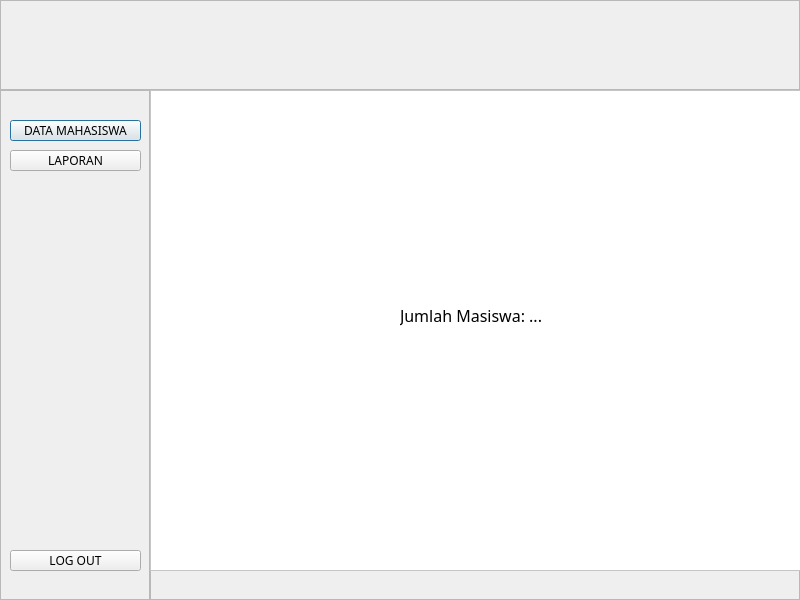
<?xml version="1.0" encoding="UTF-8"?>
<ui version="4.0">
 <class>Dialog</class>
 <widget class="QDialog" name="Dialog">
  <property name="geometry">
   <rect>
    <x>0</x>
    <y>0</y>
    <width>800</width>
    <height>600</height>
   </rect>
  </property>
  <property name="windowTitle">
   <string>Dialog</string>
  </property>
  <widget class="QFrame" name="frame">
   <property name="geometry">
    <rect>
     <x>0</x>
     <y>0</y>
     <width>800</width>
     <height>600</height>
    </rect>
   </property>
   <property name="styleSheet">
    <string notr="true"/>
   </property>
   <property name="frameShape">
    <enum>QFrame::StyledPanel</enum>
   </property>
   <property name="frameShadow">
    <enum>QFrame::Raised</enum>
   </property>
   <widget class="QFrame" name="frame_2">
    <property name="geometry">
     <rect>
      <x>0</x>
      <y>0</y>
      <width>800</width>
      <height>90</height>
     </rect>
    </property>
    <property name="frameShape">
     <enum>QFrame::StyledPanel</enum>
    </property>
    <property name="frameShadow">
     <enum>QFrame::Raised</enum>
    </property>
    <widget class="QLabel" name="label">
     <property name="geometry">
      <rect>
       <x>0</x>
       <y>0</y>
       <width>800</width>
       <height>90</height>
      </rect>
     </property>
     <property name="styleSheet">
      <string notr="true">border-image: url(:/images/img/header.png);</string>
     </property>
     <property name="text">
      <string/>
     </property>
    </widget>
   </widget>
   <widget class="QFrame" name="frame_3">
    <property name="geometry">
     <rect>
      <x>0</x>
      <y>90</y>
      <width>150</width>
      <height>511</height>
     </rect>
    </property>
    <property name="frameShape">
     <enum>QFrame::StyledPanel</enum>
    </property>
    <property name="frameShadow">
     <enum>QFrame::Raised</enum>
    </property>
    <widget class="QLabel" name="label_2">
     <property name="geometry">
      <rect>
       <x>0</x>
       <y>0</y>
       <width>150</width>
       <height>511</height>
      </rect>
     </property>
     <property name="styleSheet">
      <string notr="true">border-image: url(:/images/img/Navbar.png);</string>
     </property>
     <property name="text">
      <string/>
     </property>
    </widget>
    <widget class="QPushButton" name="dmahasiswabtn">
     <property name="geometry">
      <rect>
       <x>10</x>
       <y>30</y>
       <width>131</width>
       <height>21</height>
      </rect>
     </property>
     <property name="font">
      <font>
       <family>Poppins</family>
       <pointsize>9</pointsize>
       <weight>50</weight>
       <italic>false</italic>
       <bold>false</bold>
      </font>
     </property>
     <property name="styleSheet">
      <string notr="true">font: 9pt &quot;Poppins&quot;;

QPushButton #pushButton {
    background-color: qlineargradient(
        spread:pad, 
        x1:0, y1:0, 
        x2:1, y2:0, 
        stop:0 rgba(11, 131, 120, 219), 
        stop:1 rgba(85, 98, 112, 226)
    );
    color: rgba(255, 255, 255, 210);
    border-radius: 5px;
    border: none;
}

QPushButton #pushButton:hover {
    background-color: qlineargradient(
        spread:pad, 
        x1:0, y1:0, 
        x2:1, y2:0, 
        stop:0 rgba(150, 123, 111, 219), 
        stop:1 rgba(85, 81, 84, 226)
    );
}

QPushButton #pushButton:pressed {
    padding-left: 5px;
    padding-top: 5px;
    background-color: rgba(150, 123, 111, 255);
}</string>
     </property>
     <property name="text">
      <string>DATA MAHASISWA</string>
     </property>
    </widget>
    <widget class="QPushButton" name="laporanbtn">
     <property name="geometry">
      <rect>
       <x>10</x>
       <y>60</y>
       <width>131</width>
       <height>21</height>
      </rect>
     </property>
     <property name="font">
      <font>
       <family>Poppins</family>
       <pointsize>9</pointsize>
       <weight>50</weight>
       <italic>false</italic>
       <bold>false</bold>
      </font>
     </property>
     <property name="styleSheet">
      <string notr="true">font: 9pt &quot;Poppins&quot;;

QPushButton #pushButton {
    background-color: qlineargradient(
        spread:pad, 
        x1:0, y1:0, 
        x2:1, y2:0, 
        stop:0 rgba(11, 131, 120, 219), 
        stop:1 rgba(85, 98, 112, 226)
    );
    color: rgba(255, 255, 255, 210);
    border-radius: 5px;
    border: none;
}

QPushButton #pushButton:hover {
    background-color: qlineargradient(
        spread:pad, 
        x1:0, y1:0, 
        x2:1, y2:0, 
        stop:0 rgba(150, 123, 111, 219), 
        stop:1 rgba(85, 81, 84, 226)
    );
}

QPushButton #pushButton:pressed {
    padding-left: 5px;
    padding-top: 5px;
    background-color: rgba(150, 123, 111, 255);
}</string>
     </property>
     <property name="text">
      <string>LAPORAN</string>
     </property>
    </widget>
    <widget class="QPushButton" name="logoutbtn">
     <property name="geometry">
      <rect>
       <x>10</x>
       <y>460</y>
       <width>131</width>
       <height>21</height>
      </rect>
     </property>
     <property name="font">
      <font>
       <family>Poppins</family>
       <pointsize>9</pointsize>
       <weight>50</weight>
       <italic>false</italic>
       <bold>false</bold>
      </font>
     </property>
     <property name="styleSheet">
      <string notr="true">font: 9pt &quot;Poppins&quot;;

QPushButton #pushButton {
    background-color: qlineargradient(
        spread:pad, 
        x1:0, y1:0, 
        x2:1, y2:0, 
        stop:0 rgba(11, 131, 120, 219), 
        stop:1 rgba(85, 98, 112, 226)
    );
    color: rgba(255, 255, 255, 210);
    border-radius: 5px;
    border: none;
}

QPushButton #pushButton:hover {
    background-color: qlineargradient(
        spread:pad, 
        x1:0, y1:0, 
        x2:1, y2:0, 
        stop:0 rgba(150, 123, 111, 219), 
        stop:1 rgba(85, 81, 84, 226)
    );
}

QPushButton #pushButton:pressed {
    padding-left: 5px;
    padding-top: 5px;
    background-color: rgba(150, 123, 111, 255);
}</string>
     </property>
     <property name="text">
      <string>LOG OUT</string>
     </property>
    </widget>
   </widget>
   <widget class="QFrame" name="frame_4">
    <property name="geometry">
     <rect>
      <x>150</x>
      <y>570</y>
      <width>651</width>
      <height>30</height>
     </rect>
    </property>
    <property name="frameShape">
     <enum>QFrame::StyledPanel</enum>
    </property>
    <property name="frameShadow">
     <enum>QFrame::Raised</enum>
    </property>
    <widget class="QLabel" name="label_3">
     <property name="geometry">
      <rect>
       <x>0</x>
       <y>0</y>
       <width>651</width>
       <height>30</height>
      </rect>
     </property>
     <property name="font">
      <font>
       <pointsize>8</pointsize>
      </font>
     </property>
     <property name="styleSheet">
      <string notr="true">border-image: url(:/images/img/Footer.png);</string>
     </property>
     <property name="text">
      <string/>
     </property>
    </widget>
   </widget>
   <widget class="QFrame" name="frame_5">
    <property name="geometry">
     <rect>
      <x>150</x>
      <y>90</y>
      <width>651</width>
      <height>481</height>
     </rect>
    </property>
    <property name="styleSheet">
     <string notr="true">background-color: rgb(255, 255, 255);</string>
    </property>
    <property name="frameShape">
     <enum>QFrame::StyledPanel</enum>
    </property>
    <property name="frameShadow">
     <enum>QFrame::Raised</enum>
    </property>
    <widget class="QWidget" name="widget" native="true">
     <property name="geometry">
      <rect>
       <x>10</x>
       <y>10</y>
       <width>631</width>
       <height>461</height>
      </rect>
     </property>
     <property name="styleSheet">
      <string notr="true">background-color: rgb(255, 255, 255);</string>
     </property>
     <widget class="QLabel" name="jmlMahasiswa_label">
      <property name="geometry">
       <rect>
        <x>240</x>
        <y>190</y>
        <width>191</width>
        <height>51</height>
       </rect>
      </property>
      <property name="font">
       <font>
        <family>Poppins</family>
        <pointsize>12</pointsize>
        <weight>50</weight>
        <italic>false</italic>
        <bold>false</bold>
       </font>
      </property>
      <property name="styleSheet">
       <string notr="true">font: 12pt &quot;Poppins&quot;;</string>
      </property>
      <property name="text">
       <string>Jumlah Masiswa: ...</string>
      </property>
     </widget>
    </widget>
   </widget>
  </widget>
 </widget>
 <resources>
  <include location="../res.qrc"/>
 </resources>
 <connections/>
</ui>
